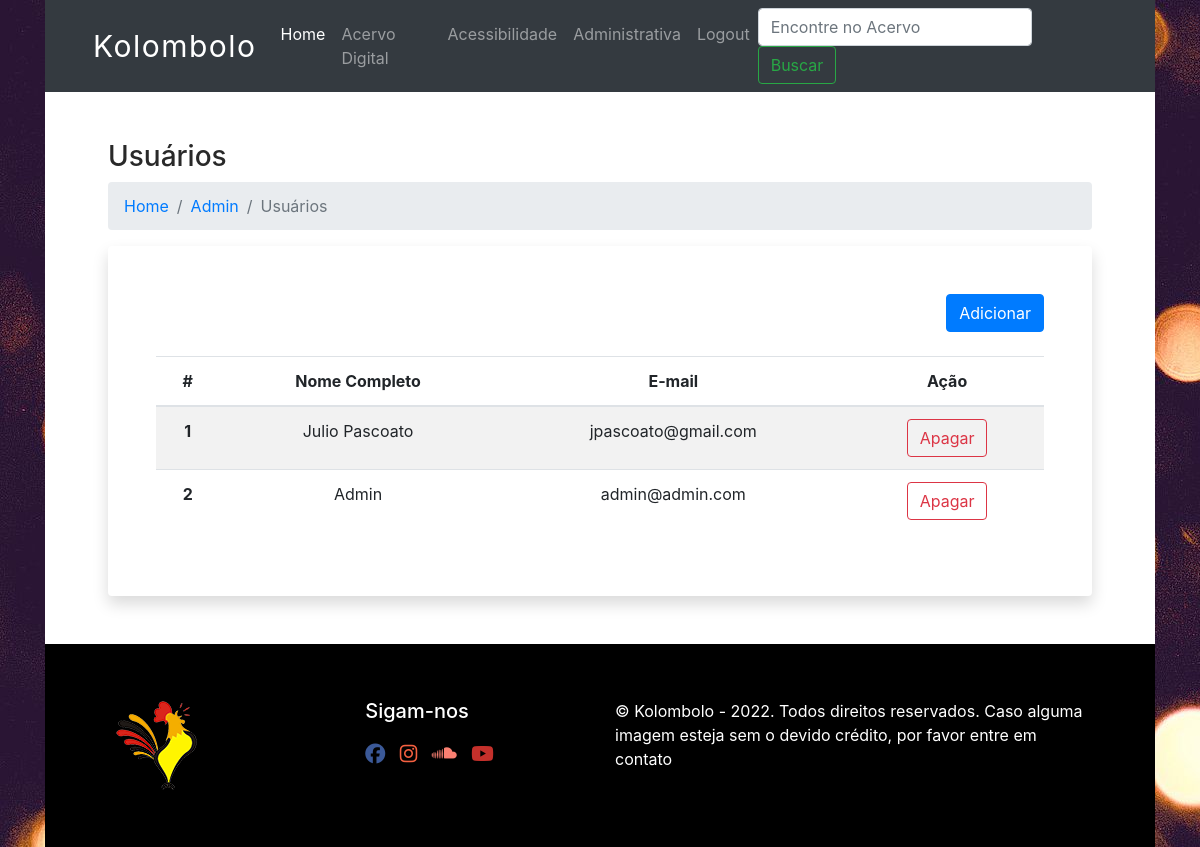
The page /user-admin (signed in) on the database as committed earlier.
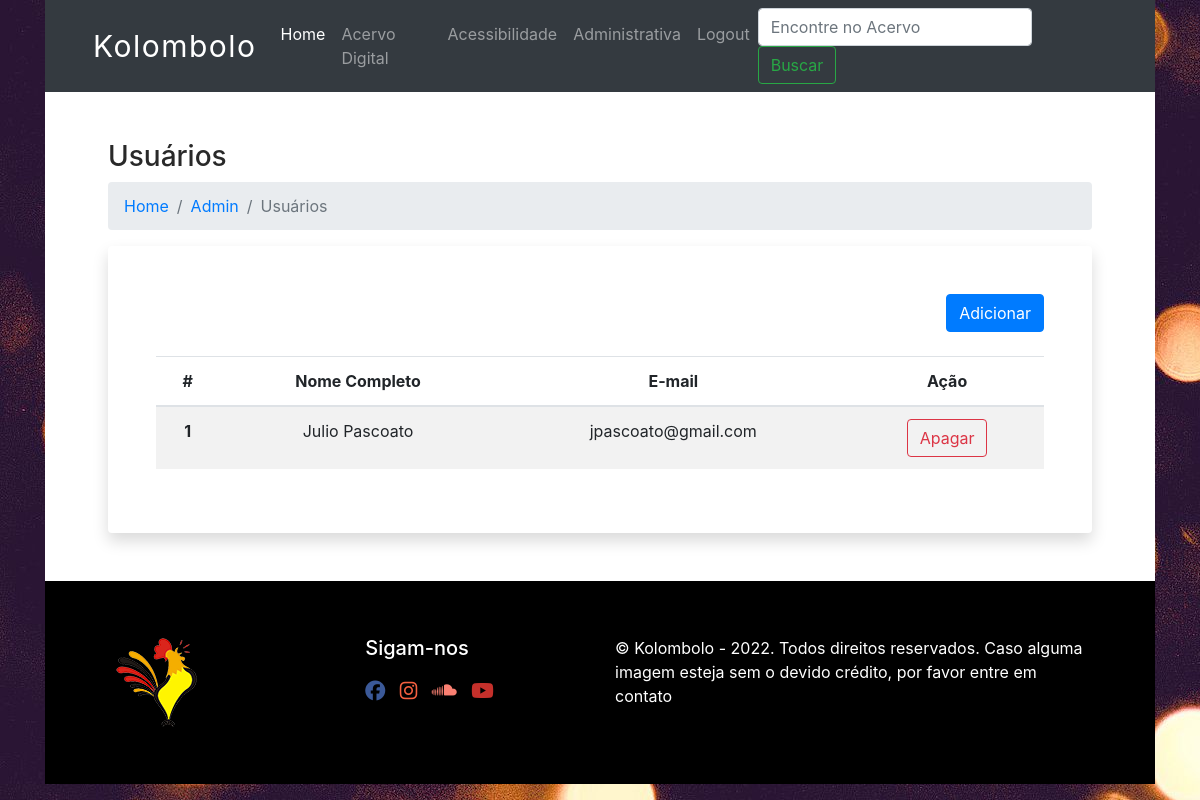
The same page on the database as committed later.
### database.py (models this page shows, shortened)
class User(UserMixin, Base):
    __tablename__='autor'
    id=Column(Integer(), primary_key=True, autoincrement=True)
    fullname=Column(String(80), nullable=False, unique=True)
    password=Column(String(25), nullable=False, unique=True)
    email=Column(String(80), unique=True, nullable=False)
    date_created=Column(DateTime(), default=datetime.utcnow)
    acervo_posts = relationship("Acervo", backref='autor')

### app.py (the view)
@app.route('/user-admin')
@login_required
def user_admin():
    users = local_session.query(User).all()
    return render_template("user_admin.html", current_user=current_user, users=users)

### app.py (called while the page is built)
@login_manager.user_loader
def load_user(user_id):
    return local_session.query(User).get(int(user_id))

### templates/user_admin.html (shortened to what this page needs)
{% extends "base.html" %}
{% block content %}
<div class="container px-5">
    <h3>Usuários</h3>
    <nav aria-label="breadcrumb">
      <ol class="breadcrumb">
        <li class="breadcrumb-item"><a href="/">Home</a></li>
        <li class="breadcrumb-item"><a href="/admin">Admin</a></li>
        <li class="breadcrumb-item active" aria-current="page">Usuários</li>
      </ol>
    </nav>
    <div class="container p-5 shadow bg-white rounded">
      <a class="btn btn-primary float-right mb-4" href="{{url_for('users')}}">Adicionar</a>
        <table class="table table-striped text-center">
            <thead>
              <tr>
                <th scope="col">#</th>
                <th scope="col">Nome Completo</th>
                <th scope="col">E-mail</th>
                <th class="text-center" scope="col">Ação</th>
              </tr>
            </thead>
            <tbody>
                {% for user in users %}
                    <tr>
                        <th scope="row">{{ user.id }}</th>
                        <td>{{ user.fullname }}</td>
                        <td>{{ user.email }}</td>
                        <td class="text-center"><a class="btn btn-outline-danger" href="{{url_for('delete_user', user_id=user.id) }}">Apagar</a></td>
                    </tr>
                {% endfor %}
            </tbody>
          </table>
    </div>
  </div>
{% endblock %}

Rows that differ between the two databases and show on the page:
removed User: id "2", fullname "Admin", email "admin@admin.com"
